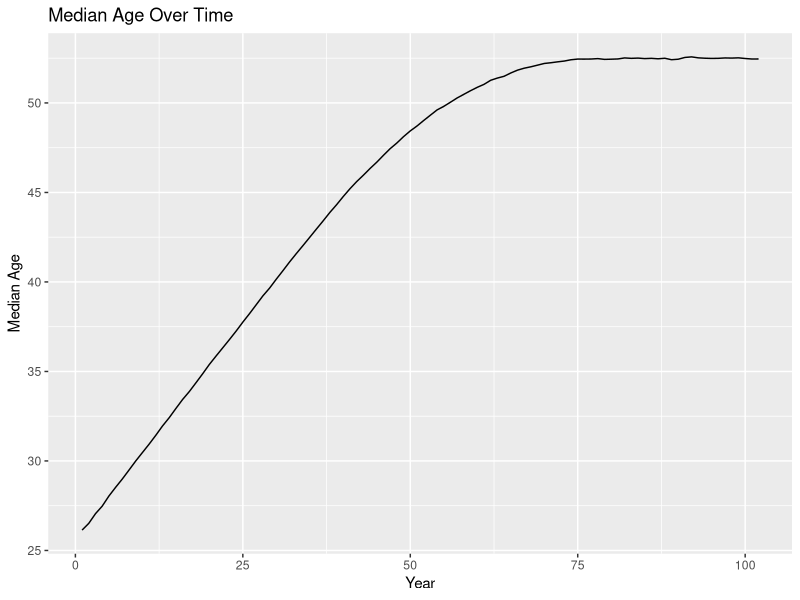
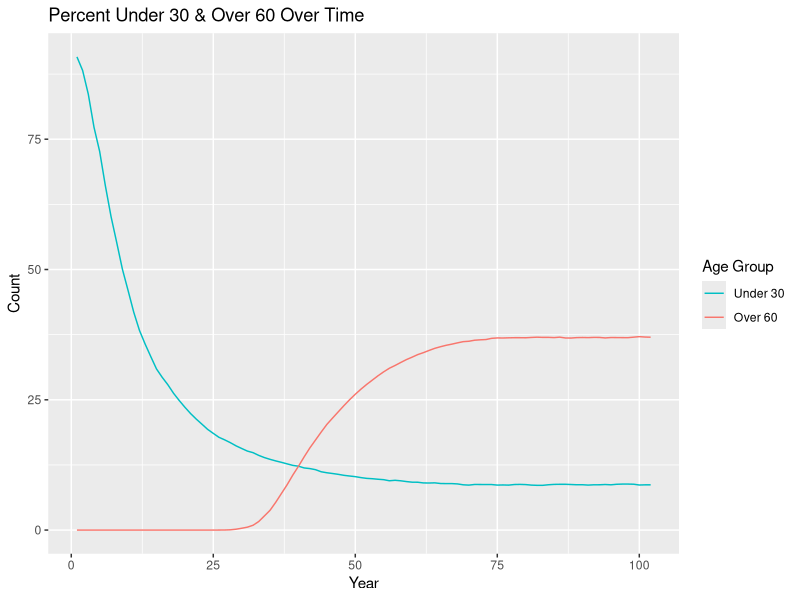
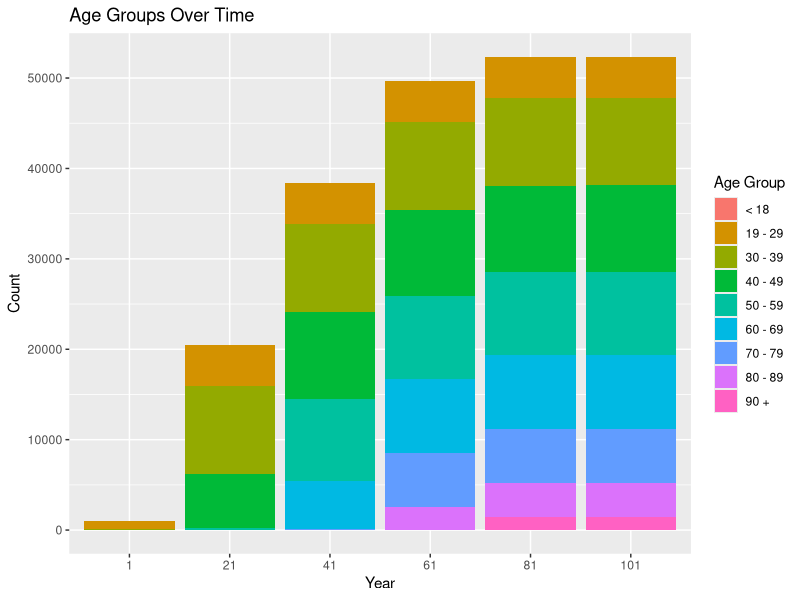
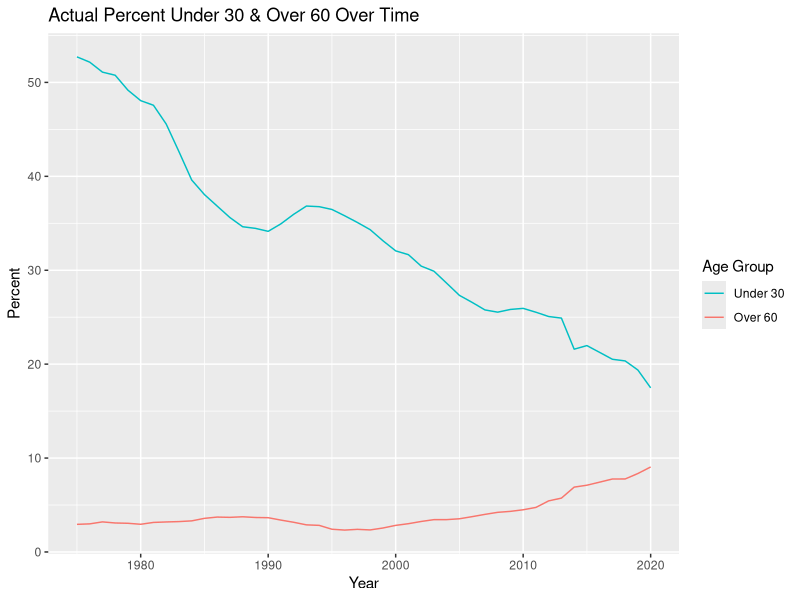
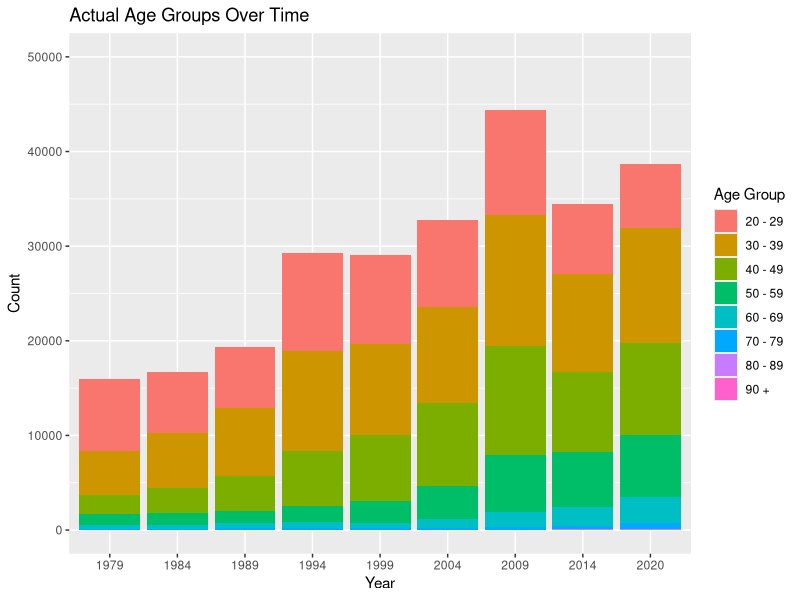
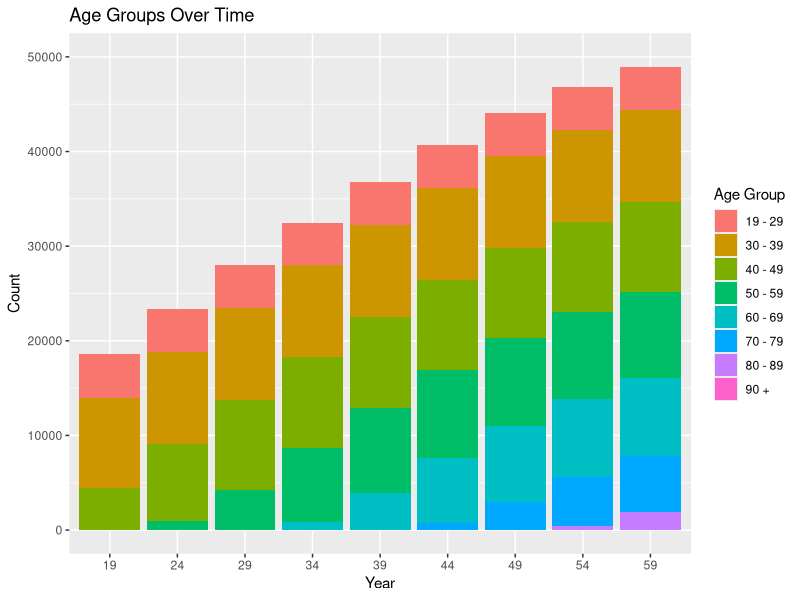

R code for these plots, in order: (Note: this script raises an error after producing the figures.)
## ---- chunk 1
knitr::opts_chunk$set(echo = TRUE)
## ---- chunk 2
library(tidyverse)
## ---- chunk 3
set.seed(12345)
## ---- chunk 4
population <- 
  rnorm(n = 1000, mean = 26, sd = 3) %>% 
  enframe() %>% 
  select(value) %>% 
  rename(original_age = value) %>% 
  mutate(current_age = original_age, years_incarcerated = 0)

overall <-
  tibble(year = 1, total_population = nrow(population), 
         median_age = median(population$current_age)) %>% 
  mutate("< 18" = pull(count(filter(population, current_age < 19))),
         "19 - 29" = pull(count(filter(population, current_age >= 19 & current_age < 30))),
         "30 - 39" = pull(count(filter(population, current_age >= 30 & current_age < 40))),
         "40 - 49" = pull(count(filter(population, current_age >= 40 & current_age < 50))),
         "50 - 59" = pull(count(filter(population, current_age >= 50 & current_age < 60))),
         "60 - 69" = pull(count(filter(population, current_age >= 60 & current_age < 70))),
         "70 - 79" = pull(count(filter(population, current_age >= 70 & current_age < 80))),
         "80 - 89" = pull(count(filter(population, current_age >= 80 & current_age < 90))),
         "90 +" = pull(count(filter(population, current_age >= 90))))
## ---- chunk 5
one_year_population <- function(data) {
  # age & years incarcerated increases by 1
  data$current_age <- data$current_age + 1
  data$years_incarcerated <- data$years_incarcerated + 1
  
  # creates age group cohorts & randomly removes fraction based on cohort
  less_than_18 <- filter(data, current_age < 19)
  less_than_18 <- sample_frac(less_than_18, (1 - 0.0055))
  
  `19_to_29` <- filter(data, current_age >= 19 & current_age < 30)
  `19_to_29` <- sample_frac(`19_to_29`, (1 - 0.0022))
  
  `30_to_39` <- filter(data, current_age >= 30 & current_age < 40)
  `30_to_39` <- sample_frac(`30_to_39`, (1 - 0.0023))
  
  `40_to_49` <- filter(data, current_age >= 40 & current_age < 50)
  `40_to_49` <- sample_frac(`40_to_49`, (1 - 0.0025))
  
  `50_to_59` <- filter(data, current_age >= 50 & current_age < 60)
  `50_to_59` <- sample_frac(`50_to_59`, (1 - 0.0060))
  
  `60_to_69` <- filter(data, current_age >= 60 & current_age < 70)
  `60_to_69` <- sample_frac(`60_to_69`, (1 - 0.0162))
  
  `70_to_79` <- filter(data, current_age >= 70 & current_age < 80)
  `70_to_79` <- sample_frac(`70_to_79`, (1 - 0.0424))
  
  `80_to_89` <- filter(data, current_age >= 80 & current_age < 90)
  `80_to_89` <- sample_frac(`80_to_89`, (1 - 0.0519))
  
  over_90 <- filter(data, current_age >= 90)
  over_90 <- sample_frac(over_90, (1 - 0.1250))
  
  data <- do.call("rbind", list(less_than_18, `19_to_29`, `30_to_39`, `40_to_49`, `50_to_59`, 
                                `60_to_69`,`70_to_79`, `80_to_89`, over_90))
  
  # adds 1000 more
  incoming <- 
    rnorm(n = 1000, mean = 26, sd = 3) %>% 
    enframe() %>% 
    select(value) %>% 
    rename(original_age = value) %>% 
    mutate(current_age = original_age, years_incarcerated = 0)
  data <- rbind(data, incoming)
  
  # removes any observations with age greater than 100
  data <- data %>% 
    filter(current_age < 100)
}

one_year_overall <- function(data, p) {
    incoming <-
      tibble(year = last(data$year) + 1, total_population = nrow(p),
             median_age = median(p$current_age)) %>% 
        mutate("< 18" = pull(count(filter(p, current_age < 19))),
               "19 - 29" = pull(count(filter(p, current_age >= 19 & current_age < 30))),
               "30 - 39" = pull(count(filter(p, current_age >= 30 & current_age < 40))),
               "40 - 49" = pull(count(filter(p, current_age >= 40 & current_age < 50))),
               "50 - 59" = pull(count(filter(p, current_age >= 50 & current_age < 60))),
               "60 - 69" = pull(count(filter(p, current_age >= 60 & current_age < 70))),
               "70 - 79" = pull(count(filter(p, current_age >= 70 & current_age < 80))),
               "80 - 89" = pull(count(filter(p, current_age >= 80 & current_age < 90))),
               "90 +" = pull(count(filter(p, current_age >= 90))))
    data <- rbind(data, incoming)
}
## ---- chunk 6
population <- one_year_population(population)
overall <- one_year_overall(overall, population)

# extend 100 years until stable
test_population <- population
test_overall <- overall
for (i in 1:100) {
  test_population <- one_year_population(test_population)
  test_overall <- one_year_overall(test_overall, test_population)
}
## ---- chunk 7
ggplot(data = test_overall, mapping = aes(x = year, y = median_age)) +
  geom_line() +
  labs(title = "Median Age Over Time", x = "Year", y = "Median Age")

test_overall %>% 
  mutate(under_30 = (`19 - 29` + `< 18`) / total_population * 100, 
         over_60 = (`60 - 69` + `70 - 79` + `80 - 89` + `90 +`) / total_population * 100) %>% 
  select(year, under_30, over_60) %>% 
  ggplot(data = ., mapping = aes(x = year, group = 1)) +
  geom_line(mapping = aes(y = under_30, color = "under_30")) +
  geom_line(mapping = aes(y = over_60, color = "over_60")) +
  labs(title = "Percent Under 30 & Over 60 Over Time", x = "Year", y = "Count") +
  scale_color_discrete(name = "Age Group",
                       breaks = c("under_30", "over_60"), labels = c("Under 30", "Over 60"))

test_overall_long <- test_overall %>% 
  select(year, `< 18`:`90 +`) %>% 
  mutate(year = as.character(year)) %>% 
  pivot_longer(-year, names_to = "age_group", values_to = "count")

ggplot(data = test_overall_long, mapping = aes(x = year, y = count, fill = age_group)) +
  geom_bar(position = "stack", stat = "identity") +
  labs(title = "Age Groups Over Time", x = "Year", y = "Count") +
  scale_x_discrete(limits = c("1", "21", "41", "61", "81", "101")) +
  scale_fill_discrete(name = "Age Group",
                      breaks = c("< 18", "19 - 29", "30 - 39", "40 - 49", "50 - 59", "60 - 69",
                                 "70 - 79", "80 - 89", "90 +"))
## ---- chunk 8
bar_race <- test_overall %>% 
  select(year, `< 18`:`90 +`) %>% 
  mutate(year = as.character(year)) %>% 
  pivot_longer(-year, names_to = "age_group", values_to = "count") %>% 
  pivot_wider(names_from = "year", values_from = "count")
## ---- chunk 9
actual <- read.csv("populations.csv")
actual %>% 
  mutate(Under30 = (AgeUnder20 + Age20to29) / PrisonPopulation * 100, 
         Over60 = (Age60to69 + Age70to79 + Age80to89 + Age90over) / PrisonPopulation * 100) %>% 
  select(year, PrisonPopulation, Under30, Over60) %>% 
  ggplot(data = ., mapping = aes(x = year, group = 1)) +
  geom_line(mapping = aes(y = Under30, color = "Under30")) +
  geom_line(mapping = aes(y = Over60, color = "Over60")) +
  labs(title = "Actual Percent Under 30 & Over 60 Over Time", x = "Year", y = "Percent") +
  scale_color_discrete(name = "Age Group",
                       breaks = c("Under30", "Over60"), labels = c("Under 30", "Over 60"))

actual_long <- actual %>% 
  select(year, AgeUnder20:Age90over) %>% 
  mutate(year = as.character(year)) %>% 
  pivot_longer(-year, names_to = "age_group", values_to = "count")

actual_long %>% 
  filter(age_group != "AgeUnder20") %>% 
  ggplot(data = ., mapping = aes(x = year, y = count, fill = age_group)) +
  geom_col() +
  labs(title = "Actual Age Groups Over Time", x = "Year", y = "Count") +
  scale_x_discrete(limits = c("1979", "1984", "1989", "1994", "1999", "2004", "2009", "2014", 
                              "2020")) +
  expand_limits(y = c(0, 50000)) +
  scale_fill_discrete(name = "Age Group",
                      breaks = c("Age20to29", "Age30to39", "Age40to49", "Age50to59", 
                                 "Age60to69", "Age70to79", "Age80to89", "Age90over"),
                      labels = c("20 - 29", "30 - 39", "40 - 49", "50 - 59", "60 - 69",
                                 "70 - 79", "80 - 89", "90 +"))

test_overall_long %>% 
  filter(age_group != "< 18") %>% 
  ggplot(data = ., mapping = aes(x = year, y = count, fill = age_group)) +
  geom_col() +
  labs(title = "Age Groups Over Time", x = "Year", y = "Count") +
  scale_x_discrete(limits = c("19", "24", "29", "34", "39", "44", "49", "54", "59")) +
  expand_limits(y = c(0, 50000)) +
  scale_fill_discrete(name = "Age Group",
                      breaks = c("19 - 29", "30 - 39", "40 - 49", "50 - 59", "60 - 69",
                                 "70 - 79", "80 - 89", "90 +"))
## ---- chunk 10
national_raw <- da37021.0004 
national <- national_raw %>% 
  select(RPTYEAR, ADMITYR, AGEADMIT, AGEYREND) %>% 
  mutate(TIMEINC = RPTYEAR - ADMITYR) %>% 
  group_by(RPTYEAR) %>% 
  count(AGEYREND) %>% 
  na.omit() %>% 
  mutate(COUNT_THSNDS = n / 1000, PERCENT = n / sum(n) * 100)

national %>% 
  filter(AGEYREND == "(5) 55+ years") %>%
  select(RPTYEAR, PERCENT) %>% 
  ggplot(data = ., mapping = aes(x = RPTYEAR, y = PERCENT)) +
  geom_line()

test_overall %>% 
  mutate(over_60 = (`60 - 69` + `70 - 79` + `80 - 89` + `90 +`) / total_population * 100) %>% 
  select(year, over_60) %>% 
  filter(year < 40) %>% 
  ggplot(data = ., mapping = aes(x = year, y = over_60)) +
  geom_line()

ggplot(data = national, mapping = aes(x = RPTYEAR, y = COUNT_THSNDS, fill = AGEYREND)) +
  geom_col()

ggplot(data = national, mapping = aes(x = RPTYEAR, y = PERCENT, fill = AGEYREND)) +
  geom_bar(stat = "identity")
## ---- chunk 11
test_population_e <- test_population
test_overall_e <- test_overall
for (i in 1:100) {
  test_population_e <- one_year_population(test_population_e)
  test_overall_e <- one_year_overall(test_overall_e, test_population_e)
}
## ---- chunk 12
ggplot(data = test_overall_e, mapping = aes(x = year, y = median_age)) +
  geom_line() +
  labs(title = "Median Age Over Time", x = "Year", y = "Median Age")

test_overall_e %>% 
  mutate(under_30 = (`19 - 29` + `< 18`) / total_population * 100, 
         over_60 = (`60 - 69` + `70 - 79` + `80 - 89` + `90 +`) / total_population * 100) %>% 
  select(year, under_30, over_60) %>% 
  ggplot(data = ., mapping = aes(x = year, group = 1)) +
  geom_line(mapping = aes(y = under_30, color = "under_30")) +
  geom_line(mapping = aes(y = over_60, color = "over_60")) +
  labs(title = "Percent Under 30 & Over 60 Over Time", x = "Year", y = "Count") +
  scale_color_discrete(name = "Age Group",
                       breaks = c("under_30", "over_60"), labels = c("Under 30", "Over 60"))

test_overall_e_long <- test_overall_e %>% 
  select(year, `< 18`:`90 +`) %>% 
  mutate(year = as.character(year)) %>% 
  pivot_longer(-year, names_to = "age_group", values_to = "count") %>% 
  filter(year == "1" | year == "21" | year == "41" | year == "61" | year == "81" | 
           year == "101" | year == "121" | year == "141" | year == "161" | year == "181" |
           year == "201")

ggplot(data = test_overall_e_long, mapping = aes(x = year, y = count, fill = age_group)) +
  geom_bar(position = "stack", stat = "identity") +
  labs(title = "Age Groups Over Time", x = "Year", y = "Count") +
  scale_x_discrete(limits = c("1", "21", "41", "61", "81", "101", "121", "141", "161", "181", 
                              "201")) +
  scale_fill_discrete(name = "Age Group",
                      breaks = c("< 18", "19 - 29", "30 - 39", "40 - 49", "50 - 59", "60 - 69",
                                 "70 - 79", "80 - 89", "90 +"))

bar_race_e <- test_overall_e %>% 
  select(year, `< 18`:`90 +`) %>% 
  mutate(year = as.character(year)) %>% 
  pivot_longer(-year, names_to = "age_group", values_to = "count") %>% 
  pivot_wider(names_from = "year", values_from = "count")
## ---- chunk 13
one_year_parole <- function(data) {
  # age & years incarcerated increases by 1
  data$current_age <- data$current_age + 1
  data$years_incarcerated <- data$years_incarcerated + 1
  
  # creates age group cohorts & randomly removes fraction based on cohort
  less_than_18 <- filter(data, current_age < 19)
  less_than_18 <- sample_frac(less_than_18, (1 - 0.0055))
  
  `19_to_29` <- filter(data, current_age >= 19 & current_age < 30)
  `19_to_29` <- sample_frac(`19_to_29`, (1 - 0.0022))
  
  `30_to_39` <- filter(data, current_age >= 30 & current_age < 40)
  `30_to_39` <- sample_frac(`30_to_39`, (1 - 0.0023))
  
  `40_to_49` <- filter(data, current_age >= 40 & current_age < 50)
  `40_to_49` <- sample_frac(`40_to_49`, (1 - 0.0025))
  
  `50_to_59` <- filter(data, current_age >= 50 & current_age < 60)
  `50_to_59` <- sample_frac(`50_to_59`, (1 - 0.0060))
  
  `60_to_69` <- filter(data, current_age >= 60 & current_age < 70)
  `60_to_69` <- sample_frac(`60_to_69`, (1 - 0.0162))
  
  `70_to_79` <- filter(data, current_age >= 70 & current_age < 80)
  `70_to_79` <- sample_frac(`70_to_79`, (1 - 0.0424))
  
  `80_to_89` <- filter(data, current_age >= 80 & current_age < 90)
  `80_to_89` <- sample_frac(`80_to_89`, (1 - 0.0519))
  
  over_90 <- filter(data, current_age >= 90)
  over_90 <- sample_frac(over_90, (1 - 0.1250))
  
  data <- do.call("rbind", list(less_than_18, `19_to_29`, `30_to_39`, `40_to_49`, `50_to_59`, 
                                `60_to_69`,`70_to_79`, `80_to_89`, over_90))
  
  eligible <- sample_frac(filter(data, years_incarcerated >= 20), 0.9)
  ineligible <- filter(data, years_incarcerated < 20)
  data <- rbind(eligible, ineligible)
  
  # adds 1000 more
  incoming <- 
    rnorm(n = 1000, mean = 26, sd = 3) %>% 
    enframe() %>% 
    select(value) %>% 
    rename(original_age = value) %>% 
    mutate(current_age = original_age, years_incarcerated = 0)
  data <- rbind(data, incoming)
  
  # removes any observations with age greater than 100
  data <- data %>% 
    filter(current_age < 100)
}
## ---- chunk 14
parole_population <- population
parole_overall <- overall

for (i in 1:100) {
  parole_population <- one_year_parole(parole_population)
  parole_overall <- one_year_overall(parole_overall, parole_population)
}
## ---- chunk 15
ggplot(data = parole_overall, mapping = aes(x = year, y = median_age)) +
  geom_line() +
  labs(title = "Median Age Over Time with Parole", x = "Year", y = "Median Age")

parole_overall %>% 
  mutate(under_30 = (`19 - 29` + `< 18`) / total_population * 100, 
         over_60 = (`60 - 69` + `70 - 79` + `80 - 89` + `90 +`) / total_population * 100) %>% 
  select(year, under_30, over_60) %>% 
  ggplot(data = ., mapping = aes(x = year, group = 1)) +
  geom_line(mapping = aes(y = under_30, color = "under_30")) +
  geom_line(mapping = aes(y = over_60, color = "over_60")) +
  labs(title = "Percent Under 30 & Over 60 Over Time with Parole", x = "Year", y = "Count") +
  scale_color_discrete(name = "Age Group",
                       breaks = c("under_30", "over_60"), labels = c("Under 30", "Over 60"))

parole_overall_long <- parole_overall %>% 
  select(year, `< 18`:`90 +`) %>% 
  mutate(year = as.character(year)) %>% 
  pivot_longer(-year, names_to = "age_group", values_to = "count")

ggplot(data = parole_overall_long, mapping = aes(x = year, y = count, fill = age_group)) +
  geom_bar(position = "stack", stat = "identity") +
  labs(title = "Age Groups Over Time with Parole", x = "Year", y = "Count") +
  scale_x_discrete(limits = c("1", "21", "41", "61", "81", "101")) +
  scale_fill_discrete(name = "Age Group",
                      breaks = c("< 18", "19 - 29", "30 - 39", "40 - 49", "50 - 59", "60 - 69",
                                 "70 - 79", "80 - 89", "90 +"))
